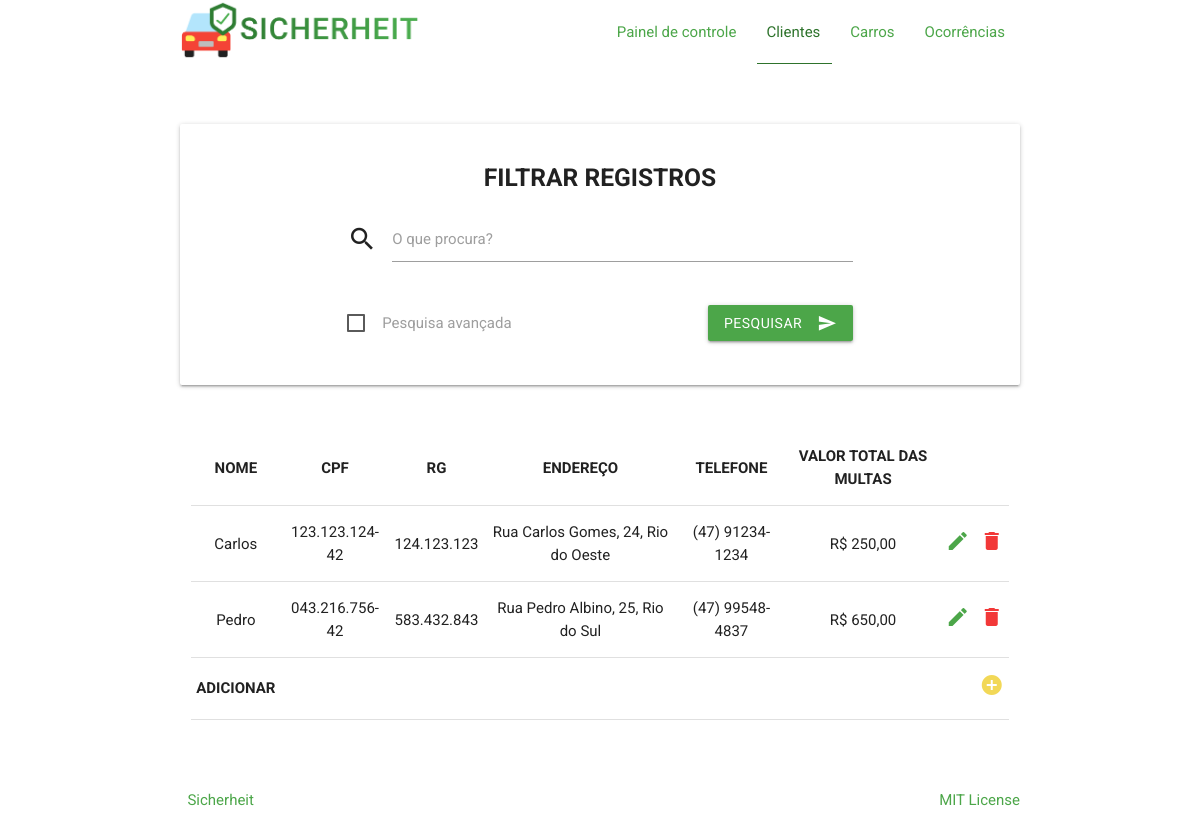
Screenshot of /Site/clientes.php with the database file from the repository.
### tables this page shows
CREATE TABLE IF NOT EXISTS `Clientes` (
    `RG` VARCHAR(15) PRIMARY KEY,
    `CPF` VARCHAR(15) NOT NULL,
    `Nome` VARCHAR(150) NOT NULL,
    `Endereco` VARCHAR(200) NOT NULL,
    `Telefone` VARCHAR(25) NOT NULL
);

### Site/conf/conf.inc.php (called while the page is built, shortened)
<?php
	$tabelaCliente = "Clientes";
	$tabelaCarro = "Carros";
	$tabelaOcorrencia = "Ocorrencias";
?>

### Site/funcoes.php (called while the page is built, shortened)
<?php
	function sumAninhado($valorMultaColuna, $tabela1, $tabela2, $condicao1, $condicao2, $valorCondicao1, $valorCondicao2) {
		$sql = "SELECT SUM(`". $valorMultaColuna. "`)
				FROM `". $tabela1. "`
				WHERE `". $condicao1. "` = (SELECT `". $valorCondicao1. "`
											FROM `". $tabela2. "`
											WHERE `". $condicao2. "` = '". $valorCondicao2. "')";
		while ($tupla = mysqli_fetch_array(mysqli_query($GLOBALS['conexao'], $sql))) {
			return $tupla[0];
		}
	}
?>

### Site/clientes.php (the view, shortened to what this page needs)
<!DOCTYPE html>
<html lang="pt-br">
<?php
    include 'funcoes.php';
	include 'connect/connect.php';
	$pesquisa = isset($_POST['pesquisa']) ? $_POST['pesquisa'] : '';
	$filtro = isset($_POST['filtro']) ? $_POST['filtro'] : 'nenhum';
    $nomeTabela = $tabelaCliente;
?>
<head>
  <link href="assets/css/materialize.css" type="text/css" rel="stylesheet" media="screen,projection"/>
</head>
<body>
<header>
    <div class="navbar-fixed">
        <nav>
            <div class="nav-wrapper container">
            <a href="index.php" class="brand-logo"><img src="assets/img/logo-sicherheit.png" alt="Logo Sicherheit"></a>
            <ul class="right hide-on-med-and-down">
                <li><a href="index.php">Painel de controle</a></li>
                <li><a class="active" href="clientes.php">Clientes</a></li>
                <li><a href="carros.php">Carros</a></li>
                <li><a href="ocorrencias.php">Ocorrências</a></li>
            </ul>
            </div>
        </nav>
    </div>
  </header>
  <main style="margin-top: 2.5rem;">
    <div class="section">
        <div class="container">
            <div class="card-panel">
                <h5 class="center-align title">Filtrar registros</h5>
                <form action="clientes.php" method="POST">
                    <div class="row">
                        <div class="col s12 m8 offset-m2">
                            <div class="input-field">
                                <i class="material-icons prefix">search</i>
                                <input id="pesquisar" type="text" name="pesquisa" value="<?php echo $pesquisa; ?>" class="validate">
                                <label for="pesquisar">O que procura?</label>
                            </div>
                        </div>
                    </div>
                    <div class="row">
                        <div class="col s6 m4 offset-m2 left-align" style="margin-top: 0.4rem;">
                            <label>
                                <span>Pesquisa avançada</span>
                            </label>
                        </div>
                        <div class="col s6 m4 right-align">
                            <button class="btn waves-effect waves-light" type="submit" name="action">Pesquisar<i class="material-icons right">send</i></button>
                        </div>
                    </div>
                </form>
            </div>
        </div>
    </div>
    <?php
        if ($pesquisa == '') {
            $sql = "SELECT * FROM ". $nomeTabela;
        } elseif ($filtro == 'Nome') {
            $sql = "SELECT * FROM ". $nomeTabela. " WHERE Nome LIKE '%". $pesquisa. "%' ORDER BY ". $filtro;
        } elseif ($filtro == 'RG') {
            $sql = "SELECT * FROM ". $nomeTabela. " WHERE RG LIKE '". $pesquisa. "%' ORDER BY ". $filtro;
        } elseif ($filtro == 'CPF') {
            $sql = "SELECT * FROM ". $nomeTabela. " WHERE CPF LIKE '". $pesquisa. "%' ORDER BY ". $filtro;
        } else {
            $sql = "SELECT * FROM ". $nomeTabela. " WHERE Nome LIKE '%". $pesquisa. "%'
                                                          OR CPF LIKE '". $pesquisa. "%'
                                                          OR RG LIKE'%". $pesquisa. "%'";
        }
        $resultado = mysqli_query ($conexao, $sql);
    ?>
    <div class="section">
        <div class="container">
            <div class="row">
                <div class="col s12">
                <table class="highlight centered responsive-table">
                    <thead>
                        <tr class="title">
                            <th>Nome</th>
                            <th>CPF</th>
                            <th>RG</th>
                            <th>Endereço</th>
                            <th>Telefone</th>
                            <th>Valor total das multas</th>
                            <th></th>
                            <th></th>
                        </tr>
                    </thead>
                    <tbody>
                        <?php while ($tupla = mysqli_fetch_array($resultado)){ ?>
                            <tr>
                                <td><?php echo $tupla['Nome']; ?></td>
                                <td><?php echo $tupla['CPF']; ?></td>
                                <td><?php echo $tupla['RG']; ?></td>
                                <td><?php echo $tupla['Endereco']; ?></td>
                                <td><?php echo $tupla['Telefone']; ?></td>
                                <td>R$ <?php echo number_format(sumAninhado('Valor_Multa', $tabelaOcorrencia, $tabelaCarro, 'Placa_Carro', 'RG_Cliente', 'Placa', $tupla['RG']), 2, ',', '.') ?></td>
                                <td>
                                    <a class="modal-trigger alterar" href="#alterar<?php echo $tupla['RG']; ?>"><i class="material-icons">create</i></a>
                                </td>
                                <td>
                                    <a class="modal-trigger excluir" href="#excluir<?php echo $tupla['RG']; ?>"><i class="material-icons">delete</i></a>
                                </td>
                            </tr>
                        <?php } ?>
                            <tr>
                                <td>
                                    <span class="title left-align">Adicionar</span>
                                </td>
                                <td></td><td></td><td></td><td></td><td></td><td></td>
                                <td>
                                    <a class="modal-trigger adicionar" href="#adicionar"><i class="material-icons">add_circle</i></a>
                                </td>
                            </tr>
                        </tbody>
                    </table>
                </div>
            </div>
        </div>
    </div>
</main>
<footer class="page-footer">
    <div class="footer-copyright">
        <div class="container">
            <span class="left" id="copyright-js"></span> &nbsp; <a target="_blank" href="https://github.com/MateuxLucax/Sicherheit">Sicherheit</a>
            <span class="right"><a target="_blank" href="https://opensource.org/licenses/MIT">MIT License</a></span>
        </div>
    </div>
</footer>
  </body>
</html>

### rows the page displays
clientes: Nome "Carlos", CPF "123.123.124-42", RG "124.123.123", Endereco "Rua Carlos Gomes, 24, Rio do Oeste", Telefone "(47) 91234-1234", RG "250,00"
clientes: Nome "Pedro", CPF "043.216.756-42", RG "583.432.843", Endereco "Rua Pedro Albino, 25, Rio do Sul", Telefone "(47) 99548-4837", RG "650,00"
